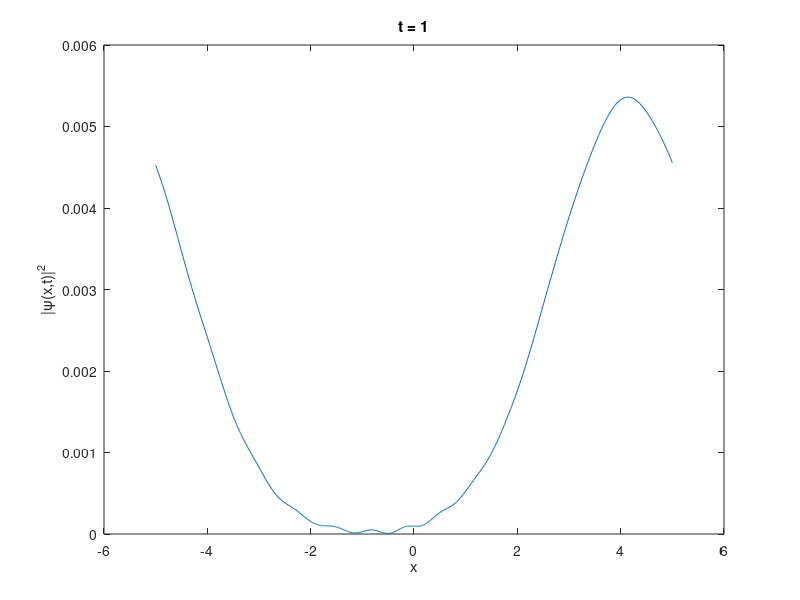

Reproduce this figure in MATLAB.
% Constantes físicas
hbar = 1.0;    % Constante de Planck reduzida
m = 1.0;       % Massa da partícula

% Parâmetros da malha
Nx = 512;      % Número de pontos no espaço
Lx = 10.0;     % Tamanho da região espacial
dx = Lx / Nx;  % Resolução espacial
x = linspace(-Lx/2, Lx/2, Nx);  % Vetor de posição

dt = 0.01;     % Passo de tempo
Nt = 100;      % Número de passos de tempo

% Vetor de número de onda (para FFT)
k = (2*pi/Lx) * [0:(Nx/2-1) -Nx/2:-1];

% Função de onda inicial (um pacote de ondas gaussiano)
x0 = 0;    % Posição inicial
sigma = 0.5;  % Largura do pacote de ondas
k0 = 5.0;  % Número de onda inicial

psi = exp(-(x - x0).^2 / (2*sigma^2)) .* exp(1i * k0 * x);
psi = psi / norm(psi);  % Normalizar a função de onda

% Loop temporal para evolução
for t = 1:Nt
    % FFT para o domínio da frequência (k)
    psi_k = fftshift(fft(psi));
    
    % Resolver no domínio de k (evolução temporal no espaço de Fourier)
    psi_k = psi_k .* exp(-1i * (hbar * k.^2 / (2*m)) * dt);
    
    % Voltar ao espaço de posição
    psi = ifft(ifftshift(psi_k));
    
    % (Opcional) plotar a densidade de probabilidade |psi|^2
    if mod(t, 10) == 0
        plot(x, abs(psi).^2);
        title(['t = ', num2str(t*dt)]);
        xlabel('x');
        ylabel('|\psi(x,t)|^2');
        drawnow;
    end
    pause(15)
end
